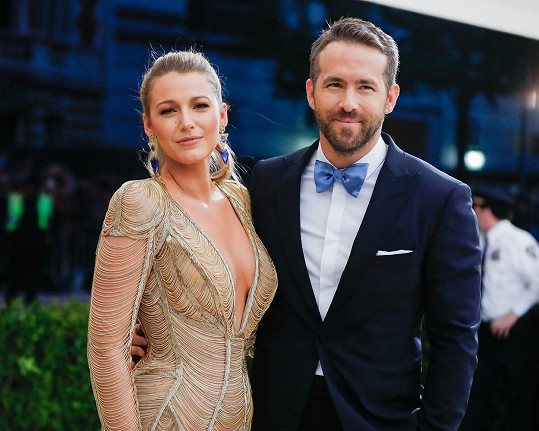
#> input picture AI/RyanReynolds.jpg, 539 x 431 px
$ python AI.py
#> lines starting #> are read from the running program, lines starting #| are printed output that depends on the picture; after the words box and inside, x2 and y2 are one past the last pixel; in counts of white or black regions, pixels touching at a corner belong together
import cv2

def detect_objects(image_path, cascade_path):
    # Načtení obrázku
#> called with image_path = 'RyanReynolds.jpg', cascade_path = 'haarcascade_frontalface_default.xml'
    image = cv2.imread(image_path)
#> image is the input picture: shape (431, 539, 3); mean B, G, R 70.1, 68.3, 69.6

    # Načtení klasifikátoru pro rozpoznávání obličejů
    cascade = cv2.CascadeClassifier(cascade_path)

    # Převod obrázku na černobílý
    gray = cv2.cvtColor(image, cv2.COLOR_BGR2GRAY)
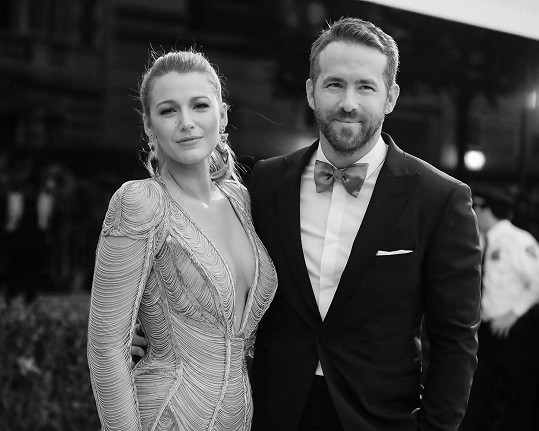
#> gray: shape (431, 539); min 0, max 255, mean 68.9

    # Detekce objektů
    objects = cascade.detectMultiScale(gray, scaleFactor=1.1, minNeighbors=5, minSize=(30, 30))
#> objects = [[140, 72, 93, 93], [303, 51, 91, 91]]

    # Vykreslení rámečku kolem detekovaných objektů
    for (x, y, w, h) in objects:
        cv2.rectangle(image, (x, y), (x+w, y+h), (0, 255, 0), 2)
#> this loop made 2 passes
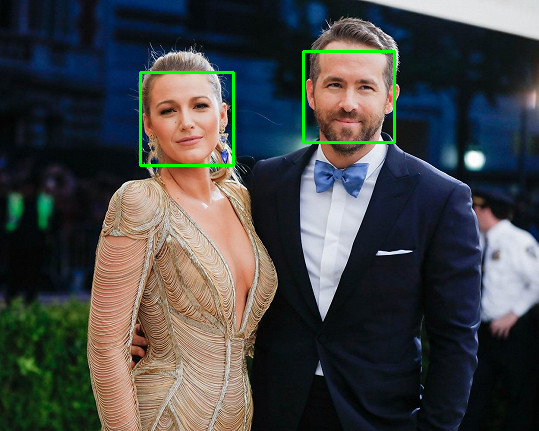
#> image: shape (431, 539, 3); 0.95% of pixels changed, all inside (x1, y1, x2, y2) = (139, 50, 396, 167)

    # Zobrazení výsledného obrázku
    cv2.imshow("Detekce objektů", image)
    cv2.waitKey(0)
    cv2.destroyAllWindows()

# Cesta k obrázku, který chceme analyzovat
image_path = "RyanReynolds.jpg"

# Cesta k souboru s klasifikátorem pro rozpoznávání obličejů
cascade_path = "haarcascade_frontalface_default.xml"

# Spuštění detekce objektů
detect_objects(image_path, cascade_path)
